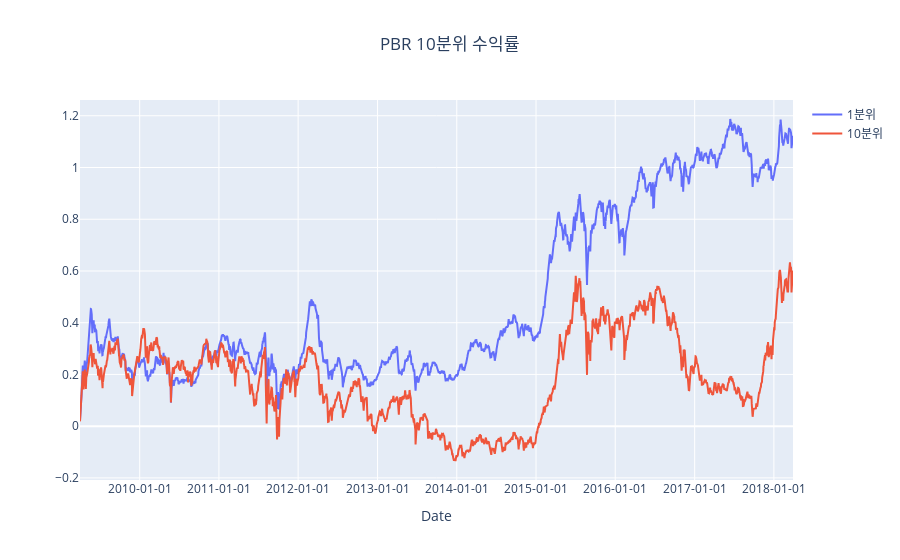

Notebook code cell kept with this figure:
### Code cell
factor_name = "PBR"

fig = go.Figure()
for i, ret in enumerate(bar):
    if i == 0 or i == 9:
        fig.add_trace(go.Scatter(x=ret.index, y=ret.values, mode='lines', name=f'{i + 1}분위'))
        fig.update_xaxes(
        tickformat="%Y-%m-%d",
        title='Date')
        fig.update_layout(title_text=f"{factor_name} 10분위 수익률",
                        title_x=0.5)
fig.show()

### Figure 1 — Plotly figure (JSON) as saved in the notebook; plotly's stock layout.template omitted (floating-point values rounded to 4 significant figures; data arrays with more than 128 entries replaced by an {"elided": "..."} marker saying what was removed)
{"data": [{"mode": "lines", "name": "1분위", "type": "scatter", "x": {"elided": "2228 str values"}, "y": {"elided": "2228 float values"}}, {"mode": "lines", "name": "10분위", "type": "scatter", "x": {"elided": "2228 str values"}, "y": {"elided": "2228 float values"}}], "layout": {"title": {"text": "PBR 10분위 수익률", "x": 0.5}, "xaxis": {"tickformat": "%Y-%m-%d", "title": {"text": "Date"}}}}
